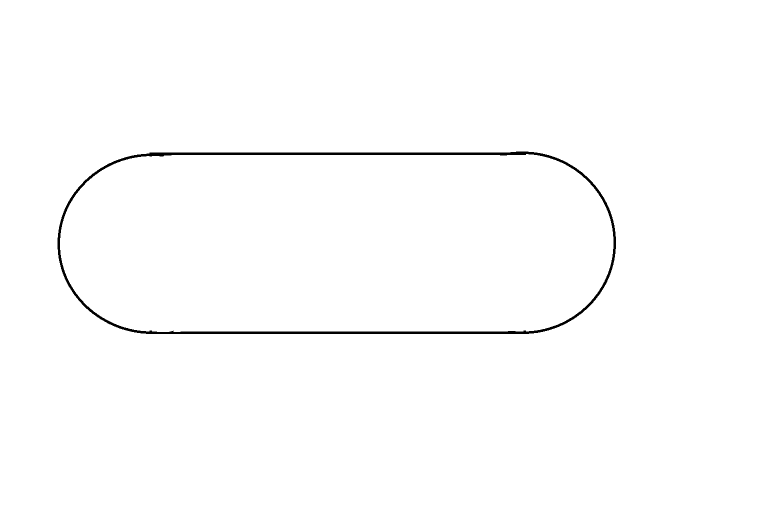
#> input picture Maps/mapao.png, 1520 x 1058 px (shown at 1/2 size)
$ python MPC.py
#> lines starting #> are read from the running program, lines starting #| are printed output that depends on the picture; after the words box and inside, x2 and y2 are one past the last pixel; in counts of white or black regions, pixels touching at a corner belong together
### mapping.py
import numpy as np
from PIL import Image
import matplotlib.pyplot as plt


class Map(object):
    """This class create a representation of the autocar environmet receving an
    image of its map, the image is converted to a black and white image and then
    represented as a numpy array"""

    def __init__(self, file):
#> called with file = 'Maps/mapao.png'
        self.pixels = np.asarray(Image.open(file).convert("L").transpose(Image.FLIP_TOP_BOTTOM))
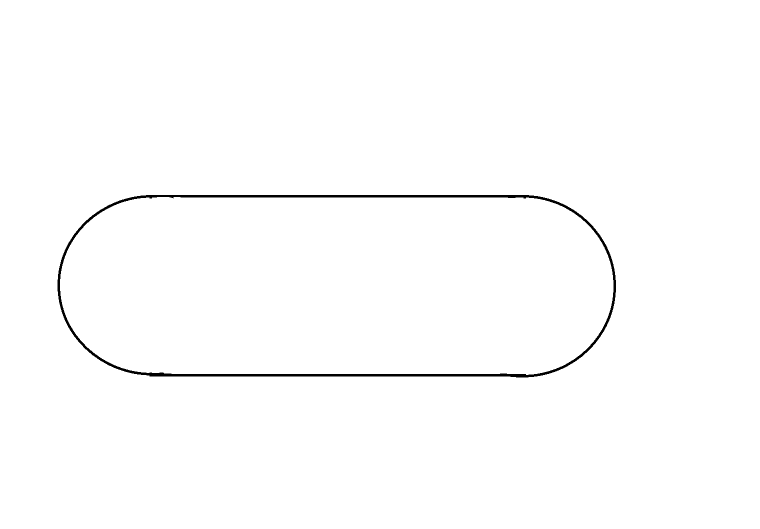
#> self.pixels: shape (1058, 1520) (shown at 1/2 size); 99.2% white; 1 black region, box (x1, y1, x2, y2) and area: (115, 390, 1232, 755) 13286

    # [5 lines left out: function show, not called in this run]
        # plt.draw()

    def read(self, x, y):
        """Read the value of the pixel in the desired position"""
        return self.pixels[y][x]

    def getMap(self):
        """Return the numpy array thats represent the map"""
        return self.pixels

### autocar.py
from __future__ import print_function

import bicycle
import vehicle
import camera
import mapping


class AutoCar(vehicle.Vehicle):
    """This class take all the previous classes and create a auto car model, it can
    see the map over the camera and move based on it

    To Inicialize a self driving car it is need:

    * A image file thats represents the envoriment(**map_file**)
    * A relation of pixels per meter to scale the image (**pxlpermeter**)
    * The length of the camera in pixels (**cam_length**)"""

    def __init__(self, map_file, cam_length=128, L=0.2, alpha_max=20,
                 pxlpermeter=370, H=0.2, cam_angle=30):
        vehicle.Vehicle.__init__(self, L * pxlpermeter, alpha_max)  # create a vehicle
        self.pxlpermeter = pxlpermeter  # scale the plot
        self.map = mapping.Map(map_file)  # create a map
        self.H = H * pxlpermeter  # set the cam heigth
        self.cam = camera.Camera(self.H, cam_angle, cam_length)  # Load the map into
        self.cam.loadMap(self.map)  # the vehicle camera
        self.error = 0  # actual error (error[k])
        self.last_error = 0  # last error (error[k-1])
        self.int_error = 0  # integral of the error

    # [38 lines left out: functions run, show, pidControl, sim_LineFollower, not called in this run]

### bicycle.py
import math
import random
import matplotlib.pyplot as plt

class Bicycle(object):
    """Implementation of the famous bibycle "model"

    Inicialize the model, getting **L** = distance between the wheels and
    **alpha_max** = maximun steer angle

    **The distances must be ALLWAYS in meters**"""

    def __init__(self, L =1 ,alpha_max = 90):
        self.L = L                      # L is the length between the wheels
        self.alpha_max = alpha_max      # alpha_max is the maximal angle of the
        self.x = 0                      # front axis
        self.y = 0                      # the inicial position of the model is
        self.theta = 0                  # (0,0,0) and the pose is (x,y,theta)
        self.poses = [[], [], []]         # list old the poses of the model
    def clear(self):
        """Clear the list of poses"""
        self.poses = [[], [], []]
    def getPose(self):
        """Return que actual pose of the model. The pose is in (x,y,theta) form"""
        return self.poses[0][-1],self.poses[1][-1], self.poses[2][-1]
    # [44 lines left out: functions setPose, update, run, show, sim_RandomPath, sim_Path, not called in this run]
    def __str__(self):
        return str(self.poses)

### vehicle.py
import math
import random
import matplotlib.pyplot as plt
import bicycle


class Vehicle(bicycle.Bicycle):
    """The Vehicle is based on the Bicycle class, the diferece is the it has
        sensors em methods for odometry"""

    def __init__(self, L=1, alpha_max=90):
        bicycle.Bicycle.__init__(self, L, alpha_max)
        self.odoState = False  # turn of odometry
        self.odoVariance = [0, 0]  # set the standard deviantion of the odometry to zero
        self.sensors = [[], []]  # inicialize a list of the sensors reads,
        # sensors[0] = encoder
        # sensors[1] = steer angle

    # [23 lines left out: functions setOdometry, setOdometryVariance, readSensors, Odometry, not called in this run]

    def readOdometry(self):
        """Return the list of sensors reads of the encoder and the steer angles"""
        return self.sensors[0], self.sensors[1]

    # [9 lines left out: functions run, clear, not called in this run]

### camera.py
import matplotlib.pyplot as plt
import math


class Camera(object):
    """Simulate a line scan camera used to read the map

    **L** is length of the camera image in pixels"""

    def __init__(self, H, cam_angle, L=60):
        self.L = L  # The length of the camera image (pixels)
        self.H = H
        self.cam_angle = cam_angle
        self.error = 0
        # Define the distance between the robot and the camera readLine
        self.d_cam = self.H * math.tan(math.radians(self.cam_angle))
        self.beta = math.degrees(math.atan(L / (2 * self.d_cam)))
        self.d_start = self.d_cam / math.cos(math.radians(self.beta))

    def loadMap(self, map):
        """Load a Map object into the camera"""
        self.map = map

    # [62 lines left out: functions readLine, findLine, findPath, not called in this run]

### MPC.py
from __future__ import print_function

import matplotlib.pyplot as plt
import autocar

rob = autocar.AutoCar("Maps/mapao.png", alpha_max=30)  # inicialize the robot in the map

$ run again, with Maps/mapa.png copied over Maps/mapao.png
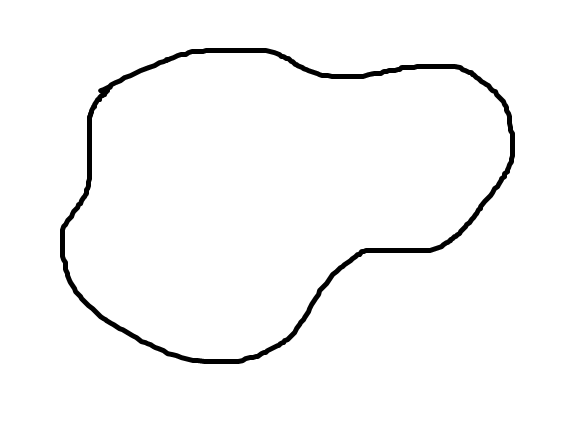
#> input picture Maps/mapa.png, 587 x 431 px
#> in __init__, `self.pixels = np.asarray(Image.open(file).convert("L").transpose(Image..`:
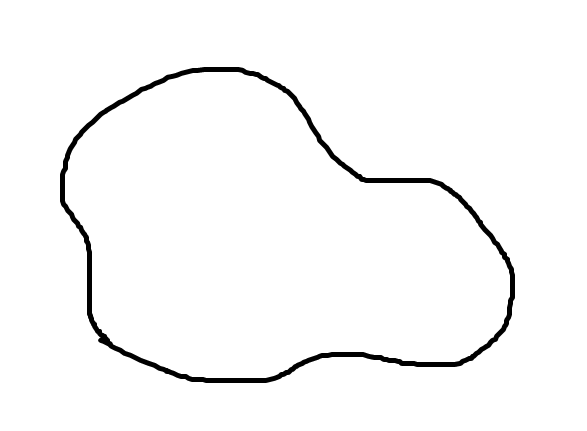
#> self.pixels: shape (431, 587); min 0, max 255, mean 248.6

$ run again, with Maps/mapa.bmp saved as Maps/mapao.png
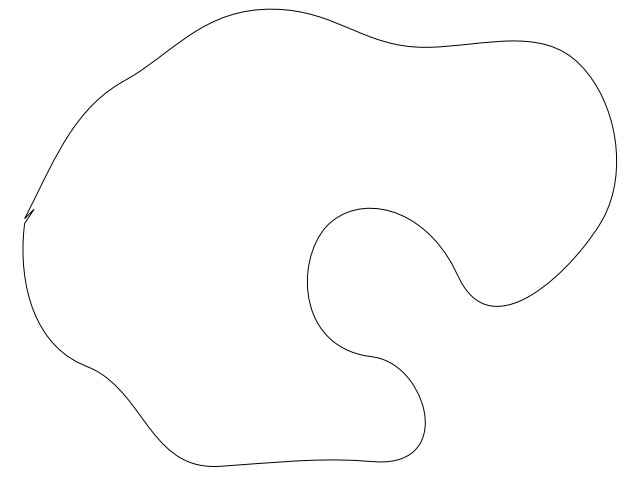
#> input picture Maps/mapa.bmp, 630 x 482 px
#> in __init__, `self.pixels = np.asarray(Image.open(file).convert("L").transpose(Image..`:
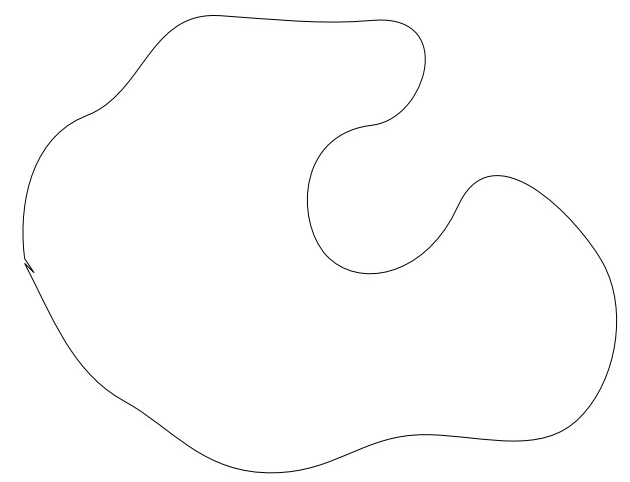
#> self.pixels: shape (482, 630); min 0, max 255, mean 253.2
